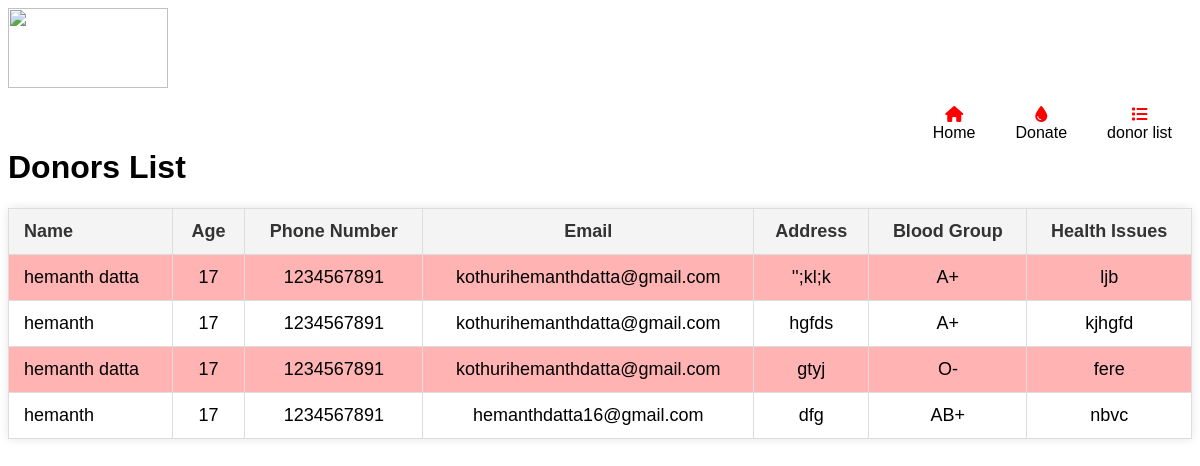
Screenshot of /forms/ with the database file from the repository.
### blood/models.py (models this page shows, shortened)
class MyFormData(models.Model):
    BLOOD_GROUP_CHOICES = [
        ('A+', 'A+'),
        ('A-', 'A-'),
        ('B+', 'B+'),
        ('B-', 'B-'),
        ('AB+', 'AB+'),
        ('AB-', 'AB-'),
        ('O+', 'O+'),
        ('O-', 'O-'),
    ]
    name = models.CharField(max_length=100)
    age = models.IntegerField()
    phone_number = models.CharField(max_length=15)
    email = models.EmailField()
    address = models.TextField()
    blood_group = models.CharField(max_length=3, choices=BLOOD_GROUP_CHOICES)
    health_issues = models.TextField(blank=True, null=True)

### blood/views.py (the view)
# urls.py: path('forms/', views.display_forms, name='display_forms'),
def display_forms(request):
    all_forms = MyFormData.objects.all()
    return render(request, 'display_forms.html', {'forms': all_forms})

### blood/templates/display_forms.html (shortened to what this page needs)
<!DOCTYPE html>
<html>
<head>
</head>
<body>
    <div class="taskbar">
        <img src="https://raw.githubusercontent.com/Henryhose/musicplayer/main/blood.png"></a>
        <div class="taskbar-right">
            <a href="{% url 'display_forms' %}"><i class="fa-solid fa-list" style="color: #ff0000;"></i><br>donor list</a>
            <a href="{% url 'submit_form' %}"><i class="fa-solid fa-droplet" style="color: #ff0000;"></i><br>Donate</a>
            <a href="{% url 'blood_group_counts' %}"><i class="fa-solid fa-house" style="color: #ff0000;"></i><br>Home</a>
        </div>
    </div>
    <br><br>
    <h1>Donors List</h1>
    <table border="1">
        <tr>
            <th>Name</th>
            <th>Age</th>
            <th>Phone Number</th>
            <th>Email</th>
            <th>Address</th>
            <th>Blood Group</th>
            <th>Health Issues</th>
        </tr>
        {% for form in forms %}
        <tr>
            <td>{{ form.name }}</td>
            <td>{{ form.age }}</td>
            <td>{{ form.phone_number }}</td>
            <td>{{ form.email }}</td>
            <td>{{ form.address }}</td>
            <td>{{ form.blood_group }}</td>
            <td>{{ form.health_issues }}</td>
        </tr>
        {% endfor %}
    </table>
</body>
</html>

### blood/templates/display_forms.html (style rules this page uses)
body { font-family: "Trebuchet MS", Helvetica, sans-serif; }
table { width: 100%; border-collapse: collapse; margin: 20px 0; font-size: 18px; text-align: left; }
th, td { padding: 12px 15px; border: 1px solid #ddd; }
th { background-color: #f4f4f4; color: #333; font-weight: bold; }
tr:nth-child(even) { background-color: #ffb3b3; }
td, th { text-align: center; }
td:first-child, th:first-child { text-align: left; }
table { box-shadow: 0 0 10px rgba(0, 0, 0, 0.1); }
a { color: #3498db; text-decoration: none; }
.taskbar a { float: right; display: block; color: black; text-align: center; padding: 14px 20px; text-decoration: none; }
.taskbar-right { float: middle; }
img { width:160px; height:80px; }

### rows the page displays
MyFormData: name "hemanth datta", age "17", phone_number "1234567891", email "kothurihemanthdatta@gmail.com", address "'';kl;k", blood_group "A+", health_issues "ljb"
MyFormData: name "hemanth", age "17", phone_number "1234567891", email "kothurihemanthdatta@gmail.com", address "hgfds", blood_group "A+", health_issues "kjhgfd"
MyFormData: name "hemanth datta", age "17", phone_number "1234567891", email "kothurihemanthdatta@gmail.com", address "gtyj", blood_group "O-", health_issues "fere"
MyFormData: name "hemanth", age "17", phone_number "1234567891", email "hemanthdatta16@gmail.com", address "dfg", blood_group "AB+", health_issues "nbvc"
